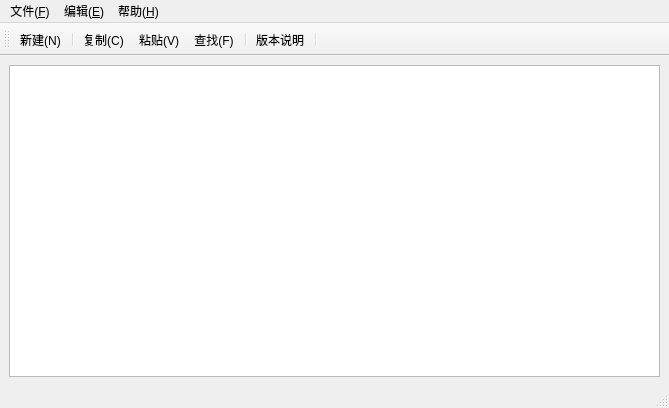
<?xml version="1.0" encoding="UTF-8"?>
<ui version="4.0">
 <class>MainWindow</class>
 <widget class="QMainWindow" name="MainWindow">
  <property name="geometry">
   <rect>
    <x>0</x>
    <y>0</y>
    <width>669</width>
    <height>408</height>
   </rect>
  </property>
  <property name="windowTitle">
   <string>MainWindow</string>
  </property>
  <widget class="QWidget" name="centralwidget">
   <layout class="QGridLayout" name="gridLayout">
    <item row="0" column="0">
     <widget class="QTextEdit" name="textEdit"/>
    </item>
   </layout>
  </widget>
  <widget class="QMenuBar" name="menubar">
   <property name="geometry">
    <rect>
     <x>0</x>
     <y>0</y>
     <width>669</width>
     <height>21</height>
    </rect>
   </property>
   <widget class="QMenu" name="menu_F">
    <property name="title">
     <string>文件(&amp;F)</string>
    </property>
    <addaction name="action_New_2"/>
    <addaction name="action_Save"/>
    <addaction name="action_SaveAs"/>
    <addaction name="action_Quit"/>
    <addaction name="action_Open"/>
    <addaction name="action_Close"/>
   </widget>
   <widget class="QMenu" name="menu_E">
    <property name="title">
     <string>编辑(&amp;E)</string>
    </property>
    <addaction name="action_Undo"/>
    <addaction name="action_Cut"/>
    <addaction name="action_Copy"/>
    <addaction name="action_Paste"/>
    <addaction name="action_Find"/>
   </widget>
   <widget class="QMenu" name="menu_H">
    <property name="title">
     <string>帮助(&amp;H)</string>
    </property>
    <addaction name="action_Help"/>
   </widget>
   <addaction name="menu_F"/>
   <addaction name="menu_E"/>
   <addaction name="menu_H"/>
  </widget>
  <widget class="QStatusBar" name="statusbar"/>
  <widget class="QToolBar" name="toolBar">
   <property name="windowTitle">
    <string>toolBar</string>
   </property>
   <attribute name="toolBarArea">
    <enum>TopToolBarArea</enum>
   </attribute>
   <attribute name="toolBarBreak">
    <bool>false</bool>
   </attribute>
   <addaction name="action_New_2"/>
   <addaction name="separator"/>
   <addaction name="action_Copy"/>
   <addaction name="action_Paste"/>
   <addaction name="action_Find"/>
   <addaction name="separator"/>
   <addaction name="action_Help"/>
   <addaction name="separator"/>
  </widget>
  <action name="action_Undo">
   <property name="icon">
    <iconset resource="myResource.qrc">
     <normaloff>:/MyImages/images/undo.png</normaloff>:/MyImages/images/undo.png</iconset>
   </property>
   <property name="text">
    <string>撤销(&amp;Z)</string>
   </property>
   <property name="shortcut">
    <string>Ctrl+Z</string>
   </property>
  </action>
  <action name="action_Cut">
   <property name="icon">
    <iconset resource="myResource.qrc">
     <normaloff>:/MyImages/images/edit-cut.png</normaloff>:/MyImages/images/edit-cut.png</iconset>
   </property>
   <property name="text">
    <string>剪切(&amp;Z)</string>
   </property>
   <property name="shortcut">
    <string>Ctrl+X</string>
   </property>
  </action>
  <action name="action_Copy">
   <property name="icon">
    <iconset resource="myResource.qrc">
     <normaloff>:/MyImages/images/edit-copy.png</normaloff>:/MyImages/images/edit-copy.png</iconset>
   </property>
   <property name="text">
    <string>复制(&amp;C)</string>
   </property>
   <property name="shortcut">
    <string>Ctrl+C</string>
   </property>
  </action>
  <action name="action_Paste">
   <property name="icon">
    <iconset resource="myResource.qrc">
     <normaloff>:/MyImages/images/edit-paste.png</normaloff>:/MyImages/images/edit-paste.png</iconset>
   </property>
   <property name="text">
    <string>粘贴(&amp;V)</string>
   </property>
   <property name="shortcut">
    <string>Ctrl+V</string>
   </property>
  </action>
  <action name="action_Find">
   <property name="icon">
    <iconset resource="myResource.qrc">
     <normaloff>:/MyImages/images/filefind.png</normaloff>:/MyImages/images/filefind.png</iconset>
   </property>
   <property name="text">
    <string>查找(&amp;F)</string>
   </property>
   <property name="shortcut">
    <string>Ctrl+F</string>
   </property>
  </action>
  <action name="action_Help">
   <property name="icon">
    <iconset resource="myResource.qrc">
     <normaloff>:/MyImages/images/help.png</normaloff>:/MyImages/images/help.png</iconset>
   </property>
   <property name="text">
    <string>版本说明</string>
   </property>
   <property name="shortcut">
    <string>Ctrl+H</string>
   </property>
  </action>
  <action name="action_New_2">
   <property name="icon">
    <iconset resource="myResource.qrc">
     <normaloff>:/MyImages/images/filenew.png</normaloff>:/MyImages/images/filenew.png</iconset>
   </property>
   <property name="text">
    <string>新建(&amp;N)</string>
   </property>
   <property name="statusTip">
    <string>新建文件</string>
   </property>
   <property name="shortcut">
    <string>Ctrl+N</string>
   </property>
  </action>
  <action name="action_Save">
   <property name="icon">
    <iconset resource="myResource.qrc">
     <normaloff>:/MyImages/images/filesave.png</normaloff>:/MyImages/images/filesave.png</iconset>
   </property>
   <property name="text">
    <string>保存(&amp;S)</string>
   </property>
   <property name="shortcut">
    <string>Ctrl+S</string>
   </property>
  </action>
  <action name="action_SaveAs">
   <property name="icon">
    <iconset resource="myResource.qrc">
     <normaloff>:/MyImages/images/filesaveas.png</normaloff>:/MyImages/images/filesaveas.png</iconset>
   </property>
   <property name="text">
    <string>另存为(&amp;A)</string>
   </property>
   <property name="shortcut">
    <string>Ctrl+A</string>
   </property>
  </action>
  <action name="action_Quit">
   <property name="icon">
    <iconset resource="myResource.qrc">
     <normaloff>:/MyImages/images/gtk-quit.png</normaloff>:/MyImages/images/gtk-quit.png</iconset>
   </property>
   <property name="text">
    <string>退出(&amp;X)</string>
   </property>
   <property name="shortcut">
    <string>Ctrl+Q</string>
   </property>
  </action>
  <action name="action_Open">
   <property name="icon">
    <iconset resource="myResource.qrc">
     <normaloff>:/MyImages/images/fileopen.png</normaloff>:/MyImages/images/fileopen.png</iconset>
   </property>
   <property name="text">
    <string>打开(&amp;O)</string>
   </property>
   <property name="shortcut">
    <string>Ctrl+O</string>
   </property>
  </action>
  <action name="action_Close">
   <property name="icon">
    <iconset resource="myResource.qrc">
     <normaloff>:/MyImages/images/window-close.png</normaloff>:/MyImages/images/window-close.png</iconset>
   </property>
   <property name="text">
    <string>关闭(&amp;C)</string>
   </property>
   <property name="shortcut">
    <string>Ctrl+W</string>
   </property>
  </action>
 </widget>
 <resources>
  <include location="myResource.qrc"/>
 </resources>
 <connections/>
</ui>
